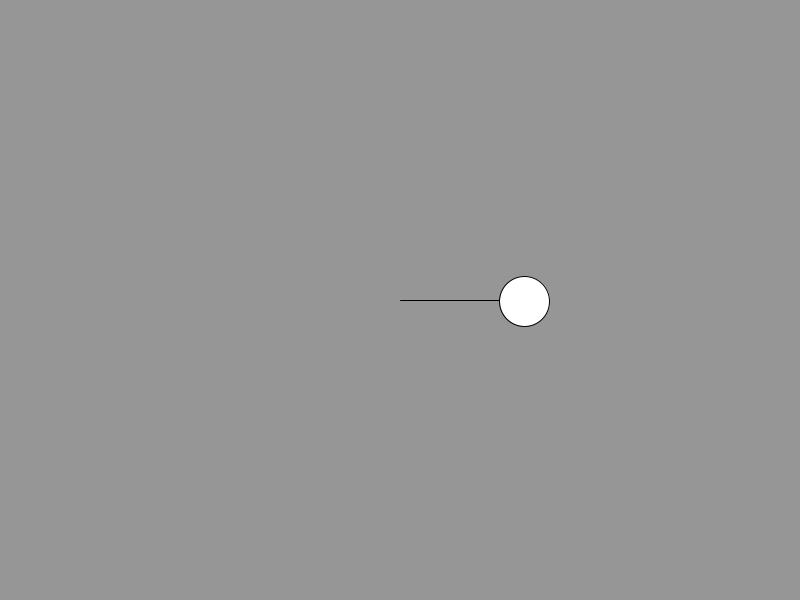
Frame 1 (no input)
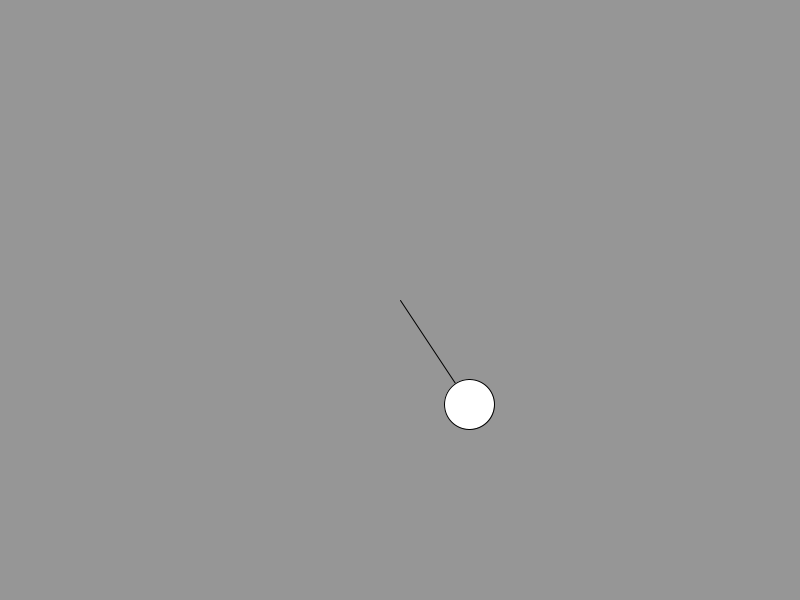
Frame 60 (the mouse pressed at the canvas centre just before this capture)
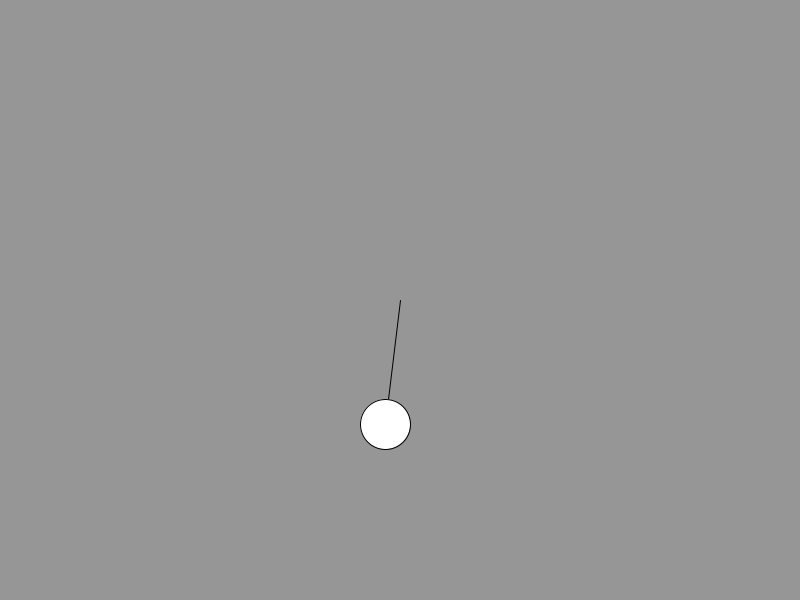
Frame 120 (the mouse held since frame 60 and released just before this capture)

The Processing sketch that drew these frames (run headless with seeded random() and noise(); from frame 60 on, the mouse is pressed at the canvas centre):

// Processing sketch: simplePendulumDemoFinal
// ── simplePendulumDemoFinal.pde
float rodX, rodY;
float damping =0.99;
int diameter = 50;
float ellipseX, ellipseY;
float theta;
int amplitude = 100;
float angularVelocity, angularAcceleration;
void setup() {
  rodX = 0; 
  rodY = amplitude;
  ellipseX = 0;
  ellipseY = rodY+diameter/2;
  theta = 0;
  angularVelocity =0;
  size(800, 600);
  background(150);
  //frameRate(2);
}

void draw() {
  background(150);
  angularAcceleration  = -0.01 * sin(theta-PI/2) * damping;
  angularVelocity +=angularAcceleration;
  angularVelocity *=damping;
  theta +=angularVelocity;
  rodX =  amplitude *cos(theta); 
  rodY =  amplitude *sin(theta) ;
  ellipseX = (amplitude + diameter/2)*cos(theta);
  ellipseY = (amplitude + diameter/2)*sin(theta);
  translate(width/2, height/2);
  line(0, 0, rodX, rodY);
  ellipse(ellipseX, ellipseY, diameter, diameter);
}
